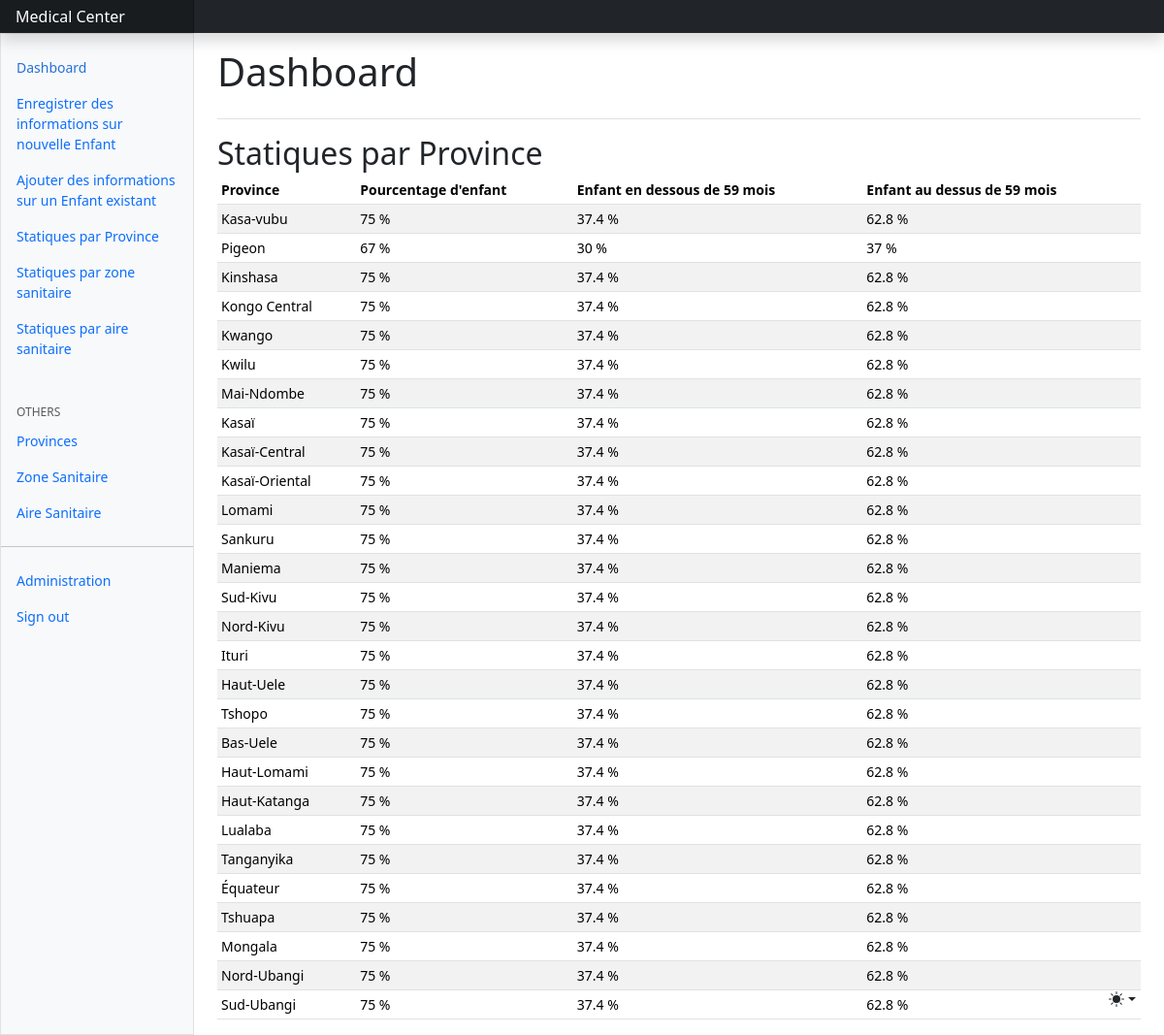
Before: /index/stat/province (signed in) with the older database file.
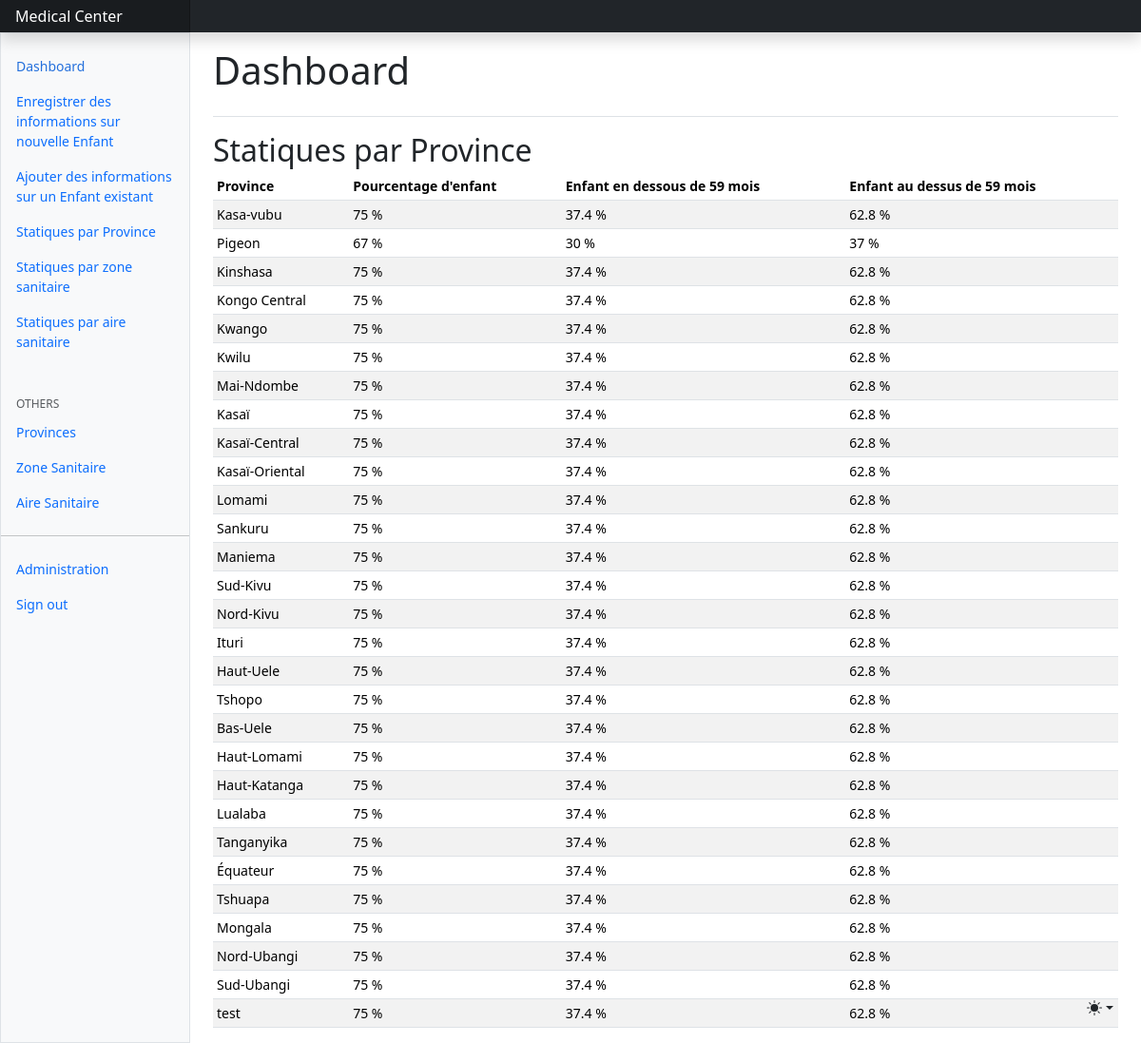
After: the same page with the newer database file.
### core/models.py (models this page shows, shortened)
class Province(models.Model):
    code_province = models.BigAutoField(primary_key=True)
    nom_province = models.CharField(max_length=20, null=False)

### core/views.py (the view)
# urls.py: path("index/stat/province", stat_province, name="stat_province"),
@login_required
def stat_province(request):
    provinces = Province.objects.all()
    return render(request,'stat_province.html',{'provinces':provinces})

### core/templates/stat_province.html (shortened to what this page needs)
{% extends "index.html" %}
{% block content %}
<h2 class="mb-1">Statiques par Province</h2>
      <div class="table-responsive small">
        <table class="table table-striped table-sm">
          <thead>
            <tr>
              <th scope="col">Province</th>
              <th scope="col">Pourcentage d'enfant </th>
              <th scope="col">Enfant en dessous de 59 mois</th>
              <th scope="col">Enfant au dessus de 59 mois</th>
            </tr>
          </thead>
          <tbody>
            <tr>
              <td>Kasa-vubu</td>
              <td>75 %</td>
              <td>37.4 %</td>
              <td>62.8 %</td>
            </tr>
            <tr>
              <td>Pigeon</td>
              <td>67 %</td>
              <td>30 %</td>
              <td>37 %</td>
            </tr>
            {% for province in provinces %}
        <tr>
            <td>{{province.nom_province}}</td>
            <td>75 %</td>
            <td>37.4 %</td>
            <td>62.8 %</td>
          </tr>
        {% endfor %}
          </tbody>
        </table>
      </div>
{% endblock content %}

Changed rows visible on the page:
added Province: nom_province "test"
